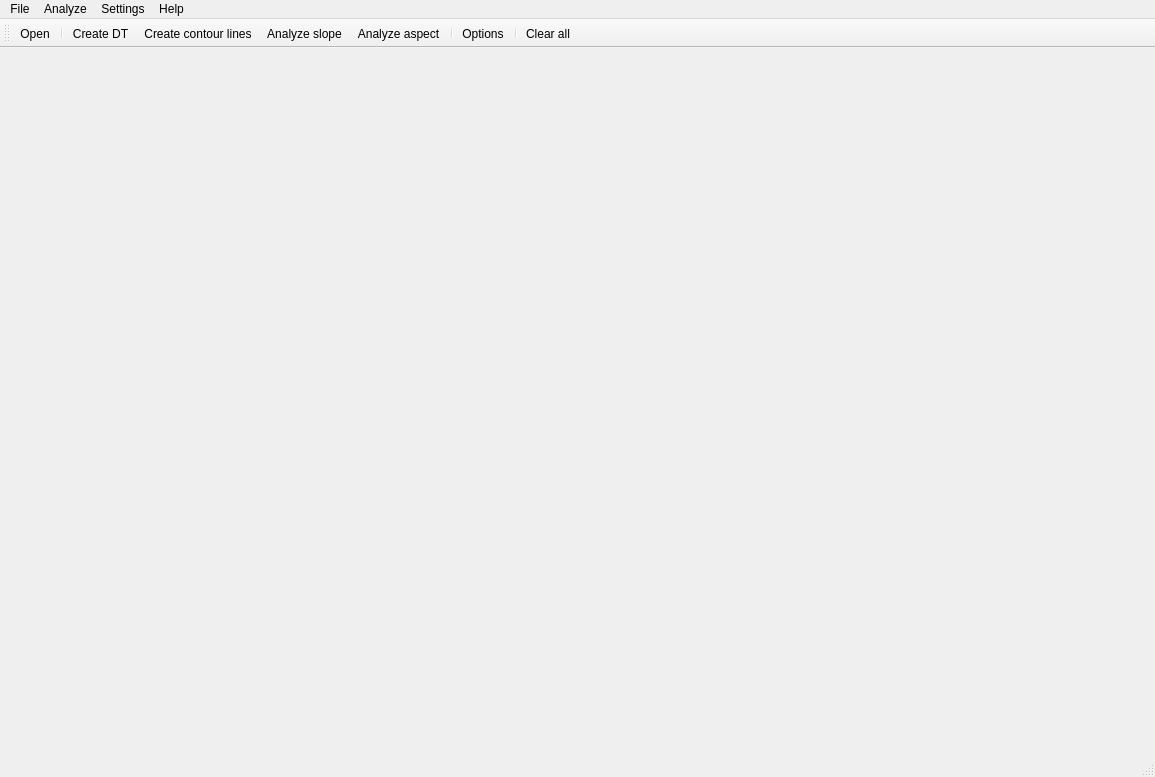
<?xml version="1.0" encoding="UTF-8"?>
<ui version="4.0">
 <class>MainForm</class>
 <widget class="QMainWindow" name="MainForm">
  <property name="geometry">
   <rect>
    <x>0</x>
    <y>0</y>
    <width>1155</width>
    <height>777</height>
   </rect>
  </property>
  <property name="windowTitle">
   <string>DTM analysis</string>
  </property>
  <widget class="QWidget" name="centralwidget">
   <layout class="QVBoxLayout" name="verticalLayout">
    <item>
     <widget class="Draw" name="Canvas" native="true">
      <property name="sizePolicy">
       <sizepolicy hsizetype="Expanding" vsizetype="Expanding">
        <horstretch>0</horstretch>
        <verstretch>0</verstretch>
       </sizepolicy>
      </property>
     </widget>
    </item>
   </layout>
  </widget>
  <widget class="QMenuBar" name="menubar">
   <property name="geometry">
    <rect>
     <x>0</x>
     <y>0</y>
     <width>1155</width>
     <height>22</height>
    </rect>
   </property>
   <widget class="QMenu" name="menuFile">
    <property name="title">
     <string>File</string>
    </property>
    <addaction name="actionOpen"/>
    <addaction name="separator"/>
    <addaction name="actionExit"/>
   </widget>
   <widget class="QMenu" name="menuAnalyze">
    <property name="title">
     <string>Analyze</string>
    </property>
    <addaction name="actionCreate_DT"/>
    <addaction name="actionCreate_contour_lines"/>
    <addaction name="actionAnalyze_slope"/>
    <addaction name="actionAnalyze_aspect"/>
   </widget>
   <widget class="QMenu" name="menuOptions">
    <property name="title">
     <string>Settings</string>
    </property>
    <addaction name="action_2"/>
   </widget>
   <widget class="QMenu" name="menuHelp">
    <property name="title">
     <string>Help</string>
    </property>
    <addaction name="actionAbout"/>
   </widget>
   <addaction name="menuFile"/>
   <addaction name="menuAnalyze"/>
   <addaction name="menuOptions"/>
   <addaction name="menuHelp"/>
  </widget>
  <widget class="QStatusBar" name="statusbar"/>
  <widget class="QToolBar" name="toolBar">
   <property name="windowTitle">
    <string>toolBar</string>
   </property>
   <attribute name="toolBarArea">
    <enum>TopToolBarArea</enum>
   </attribute>
   <attribute name="toolBarBreak">
    <bool>false</bool>
   </attribute>
   <addaction name="actionOpen"/>
   <addaction name="separator"/>
   <addaction name="actionCreate_DT"/>
   <addaction name="actionCreate_contour_lines"/>
   <addaction name="actionAnalyze_slope"/>
   <addaction name="actionAnalyze_aspect"/>
   <addaction name="separator"/>
   <addaction name="action_2"/>
   <addaction name="separator"/>
   <addaction name="actionClear_all"/>
  </widget>
  <action name="actionOpen">
   <property name="icon">
    <iconset resource="resource.qrc">
     <normaloff>:/images/icons/open_file.png</normaloff>:/images/icons/open_file.png</iconset>
   </property>
   <property name="text">
    <string>Open</string>
   </property>
   <property name="toolTip">
    <string>Open file</string>
   </property>
   <property name="shortcut">
    <string>Ctrl+O</string>
   </property>
  </action>
  <action name="actionCreate_DT">
   <property name="icon">
    <iconset resource="resource.qrc">
     <normaloff>:/images/icons/triangles2.png</normaloff>:/images/icons/triangles2.png</iconset>
   </property>
   <property name="text">
    <string>Create DT</string>
   </property>
   <property name="toolTip">
    <string>Create Delaunay triangulation</string>
   </property>
   <property name="shortcut">
    <string>Ctrl+T</string>
   </property>
  </action>
  <action name="actionExit">
   <property name="icon">
    <iconset resource="resource.qrc">
     <normaloff>:/images/icons/exit.png</normaloff>:/images/icons/exit.png</iconset>
   </property>
   <property name="text">
    <string>Exit</string>
   </property>
   <property name="toolTip">
    <string>Exit application</string>
   </property>
  </action>
  <action name="actionCreate_contour_lines">
   <property name="icon">
    <iconset resource="resource.qrc">
     <normaloff>:/images/icons/contours2.png</normaloff>:/images/icons/contours2.png</iconset>
   </property>
   <property name="text">
    <string>Create contour lines</string>
   </property>
   <property name="toolTip">
    <string>Create contour lines with specific interval</string>
   </property>
  </action>
  <action name="actionAnalyze_slope">
   <property name="icon">
    <iconset resource="resource.qrc">
     <normaloff>:/images/icons/slope2.png</normaloff>:/images/icons/slope2.png</iconset>
   </property>
   <property name="text">
    <string>Analyze slope</string>
   </property>
   <property name="toolTip">
    <string>Analyze slope of the terrain</string>
   </property>
  </action>
  <action name="actionAnalyze_aspect">
   <property name="icon">
    <iconset resource="resource.qrc">
     <normaloff>:/images/icons/orientation2.png</normaloff>:/images/icons/orientation2.png</iconset>
   </property>
   <property name="text">
    <string>Analyze aspect</string>
   </property>
   <property name="toolTip">
    <string>Analyze aspect of the terrain</string>
   </property>
  </action>
  <action name="action_2">
   <property name="icon">
    <iconset resource="resource.qrc">
     <normaloff>:/images/icons/settings.png</normaloff>:/images/icons/settings.png</iconset>
   </property>
   <property name="text">
    <string>Options</string>
   </property>
   <property name="toolTip">
    <string>Set options</string>
   </property>
  </action>
  <action name="actionAbout">
   <property name="text">
    <string>About</string>
   </property>
   <property name="toolTip">
    <string>About the software</string>
   </property>
  </action>
  <action name="actionClear_all">
   <property name="icon">
    <iconset>
     <normaloff>icons/bin.png</normaloff>icons/bin.png</iconset>
   </property>
   <property name="text">
    <string>Clear all</string>
   </property>
  </action>
 </widget>
 <customwidgets>
  <customwidget>
   <class>Draw</class>
   <extends>QWidget</extends>
   <header>draw.h</header>
   <container>1</container>
  </customwidget>
 </customwidgets>
 <resources>
  <include location="resource.qrc"/>
 </resources>
 <connections/>
</ui>
